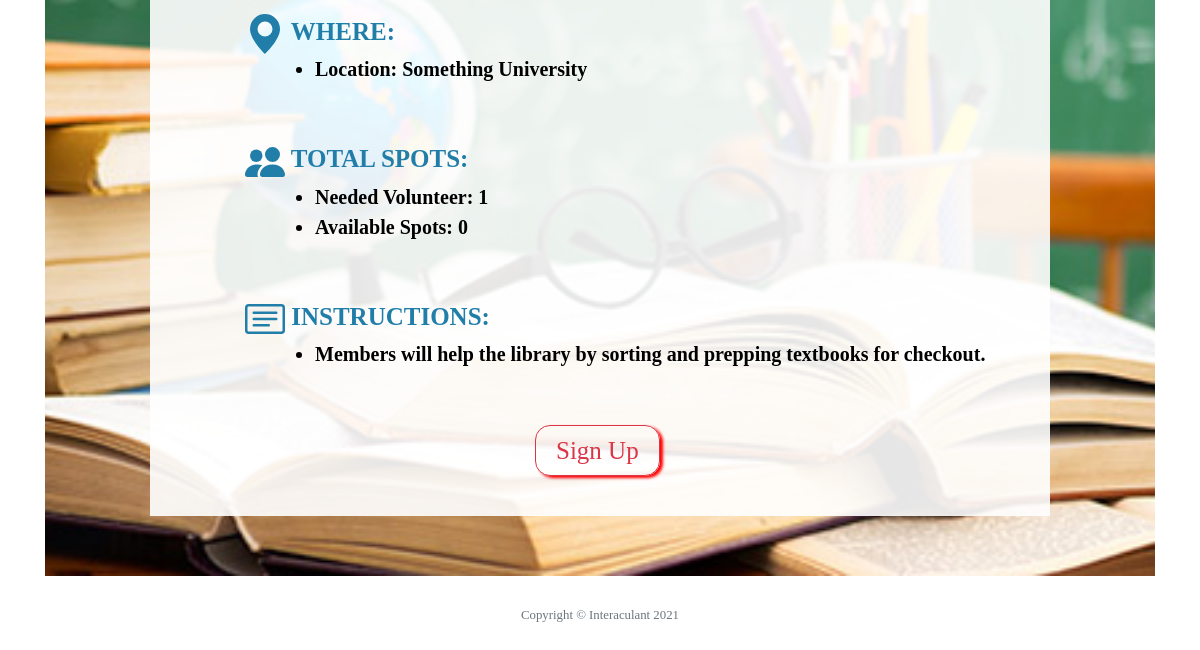
The page /services (signed in, lower part) on the database as committed earlier.
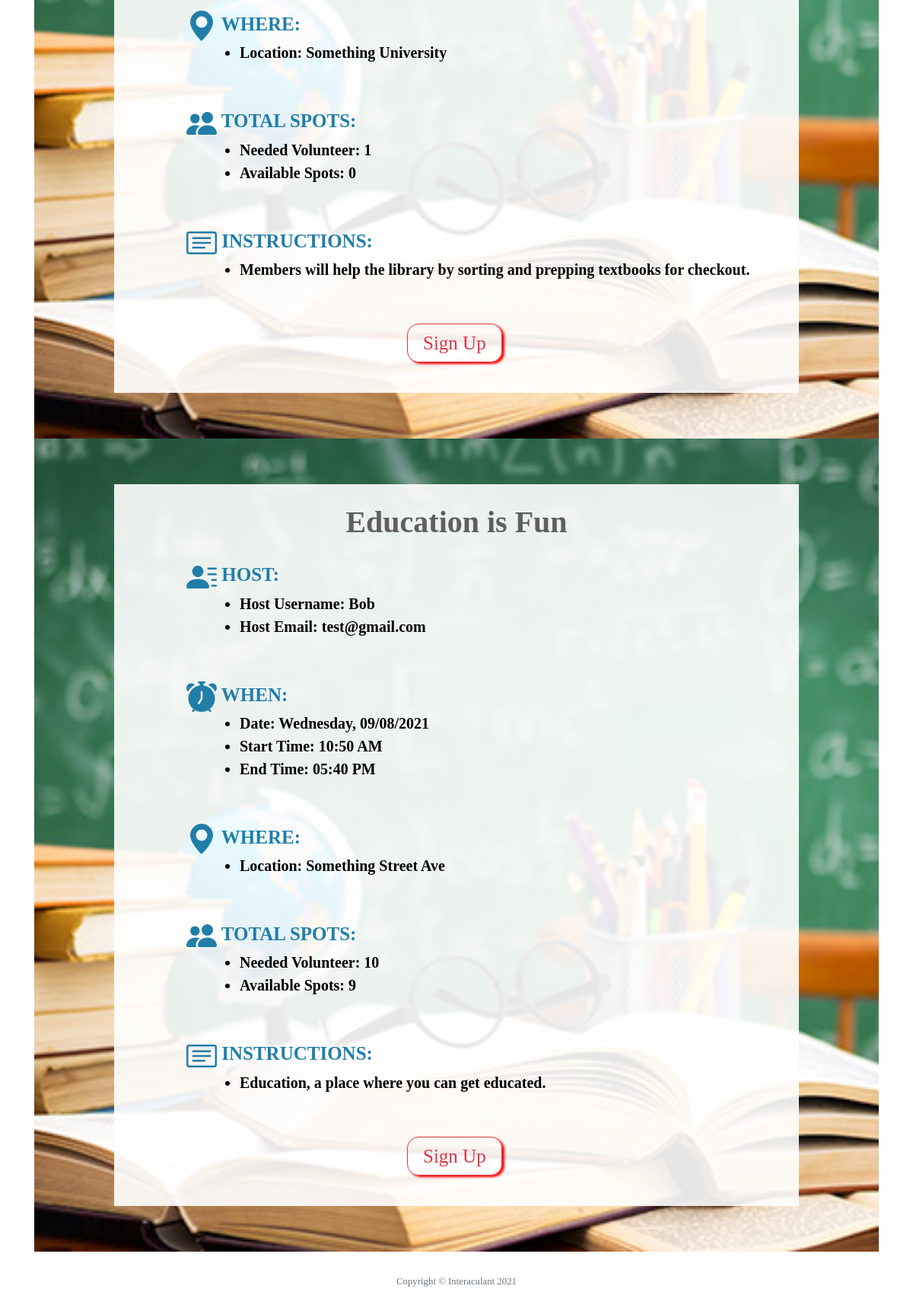
The same page on the database as committed later.
### tables this page shows
CREATE TABLE services (id INTEGER, user_id INTEGER, theme TEXT NOT NULL, title TEXT NOT NULL, host_username TEXT NOT NULL, host_email TEXT NOT NULL, date TEXT NOT NULL, start_time TEXT NOT NULL, end_time TEXT NOT NULL, location TEXT NOT NULL, total_volunteer INTEGER NOT NULL, available INTEGER NOT NULL, instruction TEXT NOT NULL, PRIMARY KEY(id) FOREIGN KEY(user_id) REFERENCES users(id));

### app.py (the view)
@app.route("/services", methods=["GET", "POST"])
@login_required
def services():
    con = sqlite3.connect("volunteer.db")
    con.row_factory = dict_factory
    db = con.cursor()
    services = db.execute("SELECT * FROM services").fetchall()
    con.commit()
    con.close()
    return render_template("services.html", services=services)

### app.py (called while the page is built)
@app.after_request
def after_request(response):
    response.headers["Cache-Control"] = "no-cache, no-store, must-revalidate"
    response.headers["Expires"] = 0
    response.headers["Pragma"] = "no-cache"
    return response

### helper.py (called while the page is built)
def dict_factory(cursor, row):
    d = {}
    for idx,col in enumerate(cursor.description):
        d[col[0]] = row[idx]
    return d

def login_required(f):
    @wraps(f)
    def decorated_function(*args, **kwargs):
        if session.get("user_id") is None:
            return redirect("/login")
        return f(*args, **kwargs)
    return decorated_function

### templates/services.html (shortened to what the changed rows need)
{% extends "layout.html" %}
{% block main %}
    <section>
        <div class="container">
            {% for service in services %}
                {% if service.theme == 'Celebration' %}
                    <div class="service-events-background" style="background-image: url(/static/image/Celebration.jpg);">
                {% elif service.theme == 'Foodie' %}
                    <div class="service-events-background" style="background-image: url(/static/image/Foodie.jpg);">
                {% elif service.theme == 'Education' %}
                    <div class="service-events-background" style="background-image: url(/static/image/Education.jpg);">
                {% endif %}
                        <div class="service-events">
                            <div class="service-events-title">
                                {{service.title}}
                            </div>
                            <div class="service-events-info-timestamp">
                                HOST:
                                <div class="service-events-information">
                                    <ul>
                                        <li>
                                            Host Username: {{service.host_username}}
                                        </li>
                                        <li>
                                            Host Email: {{service.host_email}}
                                        </li>
                                    </ul>
                                </div>
                            </div>
                            <div class="service-events-info-timestamp">
                                WHEN:
                                <div class="service-events-information">
                                    <ul>
                                        <li>
                                            Date: {{service.date}}
                                        </li>
                                        <li>
                                            Start Time: {{service.start_time}}
                                        </li>
                                        <li>
                                            End Time: {{service.end_time}}
                                        </li>
                                    </ul>
                                </div>
                            </div>
                            <div class="service-events-info-timestamp">
                                <svg xmlns="http://www.w3.org/2000/svg" width="40px" height="auto" fill="currentColor" class="bi bi-geo-alt-fill" viewBox="0 0 16 16">
                                    <path d="M8 16s6-5.686 6-10A6 6 0 0 0 2 6c0 4.314 6 10 6 10zm0-7a3 3 0 1 1 0-6 3 3 0 0 1 0 6z"/>
                                </svg>
                                WHERE:
                                <div class="service-events-information">
                                    <ul>
                                        <li>
                                            Location: {{service.location}}
                                        </li>
                                    </ul>
                                </div>
                            </div>
                            <div class="service-events-info-timestamp">
                                TOTAL SPOTS:
                                <div class="service-events-information">
                                    <ul>
                                        <li>
                                            Needed Volunteer: {{service.total_volunteer}}
                                        </li>
                                        <li>
                                            Available Spots: <span id='{{service.id}}'>{{service.available}}</span>
                                        </li>
                                    </ul>
                                </div>
                            </div>
                            <div class="service-events-info-timestamp">
                                INSTRUCTIONS:
                                <div class="service-events-information">
                                    <ul>
                                        <li>
                                            {{service.instruction}}
                                        </li>
                                    </ul>
                                </div>
                            </div>
                            <div style="max-width: 130px; margin:auto;">
                                <button style="padding-right: 20px; padding-left: 20px; font-size:25px; border-radius: 15px; box-shadow:3px 2px 3px red;" type="button" class="btn btn-outline-danger" onclick="availability('{{service.id}}')">Sign Up</button>
                            </div>
                        </div>
                    </div>
            {% endfor %}
        </div>
    </section>
{% endblock %}

Rows that differ between the two databases and show on the page:
added services: title "Education is Fun", host_username "Bob", host_email "test@gmail.com", date "Wednesday, 09/08/2021", start_time "10:50 AM", end_time "05:40 PM", location "Something Street Ave", total_volunteer "10", available "9", instruction "Education, a place where you can get educated."
